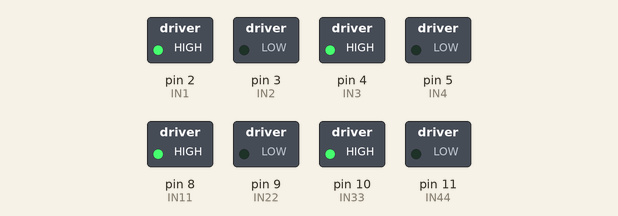
The sketch below on a simulated Arduino Uno, built with avr-gcc and run on an emulated ATmega328P. Parts: switched loads named in the sketch (green lamp = pin HIGH).

Above: at 5.0 s.
At 18.0 s:
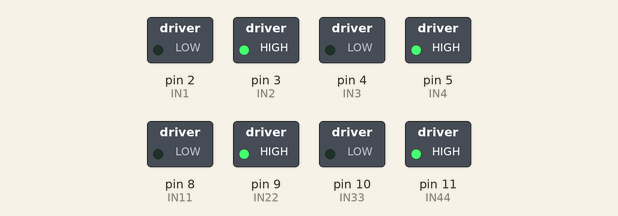
At 24.5 s:
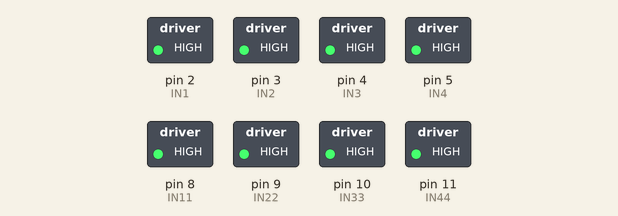
Timing chart, 0 to 33.8 s (numbered marks = the images above):
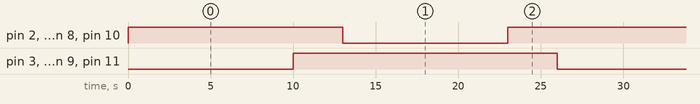

Measured:
- by itself, pin 2 (IN1), pin 4 (IN3), pin 8 (IN11), pin 10 (IN33): repeats every 26.0 s: LOW 10.0 s, HIGH 16.0 s
- by itself, pin 3 (IN2), pin 5 (IN4), pin 9 (IN22), pin 11 (IN44): alternates HIGH for 16.0 s and LOW for 10.0 s
- by itself, everything shown: repeats every 26.0 s, in 4 steps

The sketch:

Teste_ponte_H.ino
```cpp
//Programa : Controle 2 motores DC usando Ponte H L298N
//Autor : FILIPEFLOP

//Definicoes pinos Arduino ligados a entrada da Ponte H
int IN1 = 2;
int IN2 = 3;
int IN3 = 4;
int IN4 = 5;

int IN11 = 8;
int IN22 = 9;
int IN33 = 10;
int IN44 = 11;

void setup()
{
  //Define os pinos como saida
  pinMode(IN1, OUTPUT);
  pinMode(IN2, OUTPUT);
  pinMode(IN3, OUTPUT);
  pinMode(IN4, OUTPUT);

  pinMode(IN11, OUTPUT);
  pinMode(IN22, OUTPUT);
  pinMode(IN33, OUTPUT);
  pinMode(IN44, OUTPUT);
}

void loop()
{
  //Gira o Motor A no sentido horario
  digitalWrite(IN1, HIGH);
  digitalWrite(IN2, LOW);
  digitalWrite(IN3, HIGH);
  digitalWrite(IN4, LOW);

  digitalWrite(IN11, HIGH);
  digitalWrite(IN22, LOW);
  digitalWrite(IN33, HIGH);
  digitalWrite(IN44, LOW);

  delay(10000);

  //Para o motor A
  digitalWrite(IN1, HIGH);
  digitalWrite(IN2, HIGH);
  digitalWrite(IN3, HIGH);
  digitalWrite(IN4, HIGH);

  digitalWrite(IN11, HIGH);
  digitalWrite(IN22, HIGH);
  digitalWrite(IN33, HIGH);
  digitalWrite(IN44, HIGH);

  delay(3000);


  //Gira o Motor A no sentido anti-horario
  digitalWrite(IN1, LOW);
  digitalWrite(IN2, HIGH);
  digitalWrite(IN3, LOW);
  digitalWrite(IN4, HIGH);

  digitalWrite(IN11, LOW);
  digitalWrite(IN22, HIGH);
  digitalWrite(IN33, LOW);
  digitalWrite(IN44, HIGH);

  delay(10000);

  //Para o motor A
  digitalWrite(IN1, HIGH);
  digitalWrite(IN2, HIGH);
  digitalWrite(IN3, HIGH);
  digitalWrite(IN4, HIGH);

  digitalWrite(IN11, HIGH);
  digitalWrite(IN22, HIGH);
  digitalWrite(IN33, HIGH);
  digitalWrite(IN44, HIGH);

  delay(3000);

}
```
